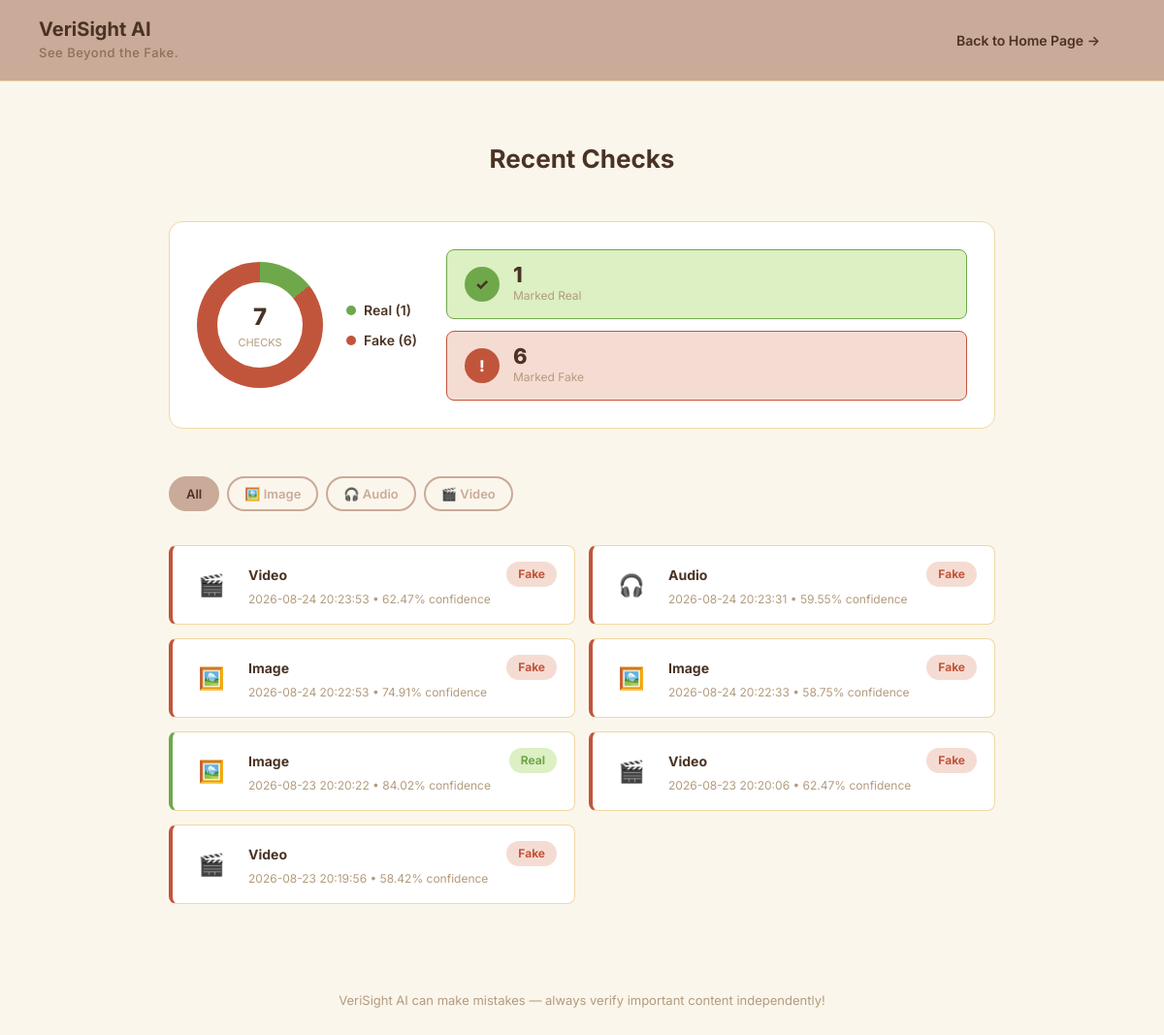
The app's page /history with its own data.
### tables this page shows
CREATE TABLE checks
                 (id INTEGER PRIMARY KEY AUTOINCREMENT,
                  check_type TEXT,
                  result TEXT,
                  timestamp TEXT, confidence REAL);

### app.py (the view)
@app.route('/history')
def history():
    try:
        conn = sqlite3.connect('history.db')
        c = conn.cursor()
        c.execute("SELECT check_type, result, confidence, timestamp FROM checks ORDER BY id DESC LIMIT 20")
        records = c.fetchall()
        conn.close()
        return render_template('history.html', records=records)
    except sqlite3.Error as e:
        print(f"Database error: {e}")
        return render_template('history.html', records=[])

### templates/history.html (shortened to what this page needs)
<!DOCTYPE html>
<html lang="en">
<head>
    <link rel="stylesheet" href="{{ url_for('static', filename='style.css') }}">
</head>
<body>
    <nav class="navbar">
    <div class="nav-brand">
        <div class="brand-name">VeriSight AI</div>
        <div class="brand-tagline">See Beyond the Fake.</div>
    </div>
    <a href="/" class="btn btn-primary nav-back-btn">Back to Home Page -></a>
    </nav>
    {% set total = records|length %}
    {% set real_count = records|selectattr('1', 'equalto', 'Real')|list|length %}
    {% set fake_count = records|selectattr('1', 'equalto', 'Fake')|list|length %}
    {% set real_pct = (real_count / total * 100) if total > 0 else 0 %}
    <section class="section">
        <div class="section-title" style="padding-bottom: 35px;">Recent Checks</div>
        <div class="history-overview">
            <div class="pie-wrap">
                <div class="pie-chart" style="background: conic-gradient(var(--real) 0% {{ real_pct }}%, var(--fake) {{ real_pct }}% 100%);">
                    <div class="pie-center">
                        <div class="pie-total">{{ total }}</div>
                        <div class="pie-total-label">Checks</div>
                    </div>
                </div>
                <div class="pie-legend">
                    <div class="legend-item"><span class="legend-dot dot-real"></span> Real ({{ real_count }})</div>
                    <div class="legend-item"><span class="legend-dot dot-fake"></span> Fake ({{ fake_count }})</div>
                </div>
            </div>
            <div class="stats-col">
                <div class="stat-card stat-card-real">
                    <div class="stat-icon">✓</div>
                    <div>
                        <div class="stat-value stat-real">{{ real_count }}</div>
                        <div class="stat-label">Marked Real</div>
                    </div>
                </div>
                <div class="stat-card stat-card-fake">
                    <div class="stat-icon">!</div>
                    <div>
                        <div class="stat-value stat-fake">{{ fake_count }}</div>
                        <div class="stat-label">Marked Fake</div>
                    </div>
                </div>
            </div>
        </div>
        <div class="filter-tabs" style="padding-top:25px;padding-bottom: 15px;">
            <button class="filter-btn active" data-filter="all">All</button>
            <button class="filter-btn" data-filter="Image">🖼️ Image</button>
            <button class="filter-btn" data-filter="Audio">🎧 Audio</button>
            <button class="filter-btn" data-filter="Video">🎬 Video</button>
        </div>
        <div class="history-cards" id="history-body">
            {% for type, result, confidence, time in records %}
            <div class="history-card {{ 'card-real' if result == 'Real' else 'card-fake' }}" data-type="{{ type }}">
                <div class="history-card-icon">
                    {% if type == 'Text' %}📰{% elif type == 'Image' %}🖼️{% elif type == 'Audio' %}🎧{% else %}🎬{% endif %}
                </div>
                <div class="history-card-body">
                    <div class="history-card-top">
                        <span class="history-card-type">{{ type }}</span>
                        <span class="badge {{ 'badge-real' if result == 'Real' else 'badge-fake' }}">{{ result }}</span>
                    </div>
                    <div class="history-card-time">
                        {{ time }}
                        {% if confidence %} • {{ confidence }}% confidence{% endif %}
                    </div>
                </div>
            </div>
            {% else %}
            <div class="empty-state">No checks yet — run a detection to see it here.</div>
            {% endfor %}
        </div>
    </section>
    <footer>VeriSight AI can make mistakes — always verify important content independently!</footer>
</body>
</html>

### records on screen
checks: check_type "Video", result "Fake", timestamp "2026-08-24 20:23:53", confidence "62.47"
checks: check_type "Audio", result "Fake", timestamp "2026-08-24 20:23:31", confidence "59.55"
checks: check_type "Image", result "Fake", timestamp "2026-08-24 20:22:53", confidence "74.91"
checks: check_type "Image", result "Fake", timestamp "2026-08-24 20:22:33", confidence "58.75"
checks: check_type "Image", result "Real", timestamp "2026-08-23 20:20:22", confidence "84.02"
checks: check_type "Video", result "Fake", timestamp "2026-08-23 20:20:06", confidence "62.47"
checks: check_type "Video", result "Fake", timestamp "2026-08-23 20:19:56", confidence "58.42"

### other values on screen
{{ total }} "7"
{{ real_count }} "1"
{{ fake_count }} "6"
